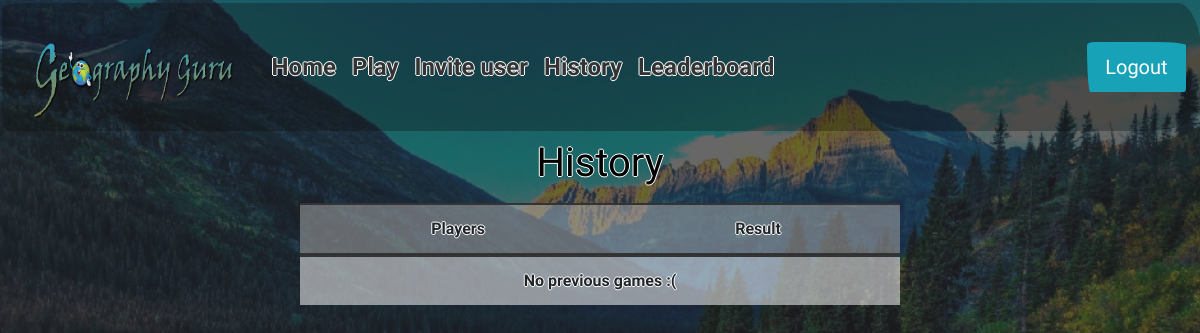
The app's page /history (signed in), older data.
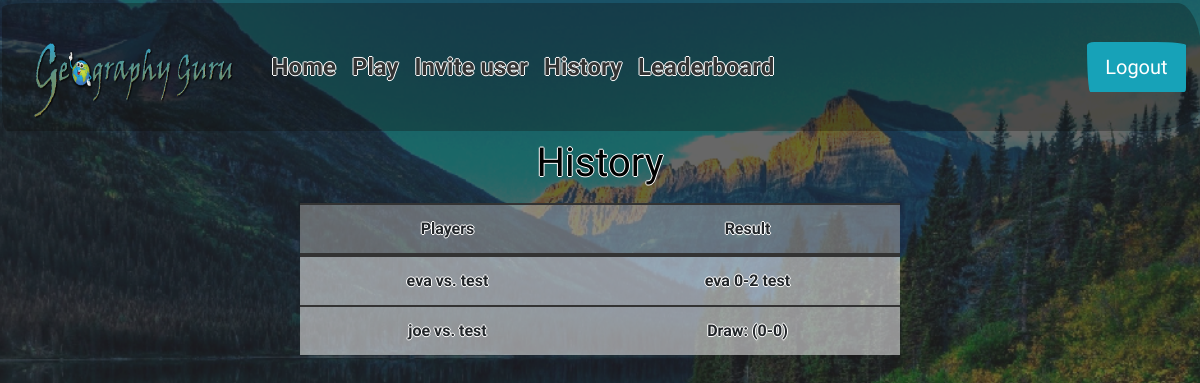
The same page, newer data.
### tables this page shows
CREATE TABLE 'games' ('game_id' integer PRIMARY KEY AUTOINCREMENT NOT NULL, 'player1_id' integer NOT NULL, 'player2_id' integer NOT NULL, 'questions' text NOT NULL, 'score' INTEGER NOT NULL DEFAULT 999, 'player1_name' text, 'player2_name' text, 'status' text NOT NULL DEFAULT 'starting');

### application.py (the view)
@app.route("/history", methods=["GET"])
@login_required
def history():
    session["score"] = 0
    session["finished"] = 0
    history = user_history(session.get("user_id"))
    for game in range(len(history)):
        matchup = find_matchup(history[game]["game_id"])
        history[game]["matchup"] = matchup[0]["player1_name"] + " vs. " + matchup[0]["player2_name"]
    return render_template("history.html", history=history)

### helpers.py (called while the page is built)
def login_required(f):
    @wraps(f)
    def decorated_function(*args, **kwargs):
        if session.get("user_id") is None:
            return redirect("/login")
        return f(*args, **kwargs)
    return decorated_function

def user_history(user_id):
    return db.execute("SELECT game_id, status FROM games WHERE (status != 'active' AND status != 'starting') AND (player1_id = :user_id OR player2_id = :user_id) ORDER BY game_id DESC LIMIT 10", user_id=session.get("user_id"))

def find_matchup(game_id):
    return db.execute("SELECT player1_name, player2_name FROM games WHERE game_id = :game_id", game_id=game_id)

### templates/history.html (shortened to what this page needs)
{% extends "layout.html" %}
{% block main %}
<b><label for="exampleTextarea"><h1>History</h1></label></b>
    <table class="table">
      <thead>
        <tr>
          <th scope="col">Players</th>
          <th scope="col">Result</th>
        </tr>
      </thead>
      {% if history %}
          {% for game in history %}
            <tr>
                <td>{{ game.matchup }}</td>
                <td>{{ game.status }}</td>
            </tr>
          {% endfor %}
        {% else %}
          <td colspan="4">No previous games :(</td>
        {% endif %}
{% endblock %}

### templates/layout.html (shortened to what this page needs)
<!DOCTYPE html>
<html lang="en">
    <head>
        <link href="https://stackpath.bootstrapcdn.com/bootswatch/4.2.1/sketchy/bootstrap.min.css" rel="stylesheet">
        <link href="{{ url_for('static', filename='styles.css') }}" rel="stylesheet"/>
    </head>
    <body class="">
        <div class="">
            {% if session.user_id %}
            <nav class="navbar navbar-expand-lg navbar-light" style="background-color: RGB(16,12,8, 0.3);">
            <a class="navbar-brand" href="{{ url_for('index') }}"><img src={{ url_for('static', filename = 'logo.png') }} width="200" height="70"></span></a>
            <div class="collapse navbar-collapse" id="navbarColor02">
              <ul class="navbar-nav mr-auto">
                <li class="nav-item active" action="{{ url_for('index') }}">
                  <a class="nav-link" href="{{ url_for('index') }}">Home<span class="sr-only">(current)</span></a>
                </li>
                <li class="nav-item">
                  <a class="nav-link" href="{{ url_for('instaplay') }}">Play</a>
                </li>
                <li class="nav-item">
                  <a class="nav-link" href="{{ url_for('find_game') }}">Invite user</a>
                </li>
                <li class="nav-item">
                  <a class="nav-link" href="{{ url_for('history') }}">History</a>
                </li>
                <li class="nav-item">
                  <a class="nav-link" href="{{ url_for('leaderboard') }}">Leaderboard</a>
                </li>
              </ul>
              <form class="form-inline my-2 my-lg-0" action="{{ url_for('logout') }}">
                <button type="submit" class="btn btn-info btn-lg">Logout</button>
              </form>
            </div>
            </nav>
            {% endif %}
                    </div>
            <main>
                {% block main %}{% endblock %}
            </main>
    </body>
</html>

### static/styles.css (style rules this page uses)
body { background-image: url("background3.png"); background-repeat: no-repeat; background-attachment: fixed; background-position: center; text-align: center; color: black; font-weight: 600; text-shadow: -1px 0 white, 0 1px white, 1px 0 white, 0 -1px white; height: 100%; background-size: cover; }
html, body { margin: 0; height: 100vh; overflow: hidden }
.navbar { min-height: 8rem; width: 100%; border: 0px solid #fff; text-align: center; margin-bottom: 0.5rem; margin-top: 0.2rem; margin-left:0.1rem; margin-right:0.1rem; }
.navbar-brand { padding: 0 15px; height: 80px; line-height: 100px; }
.navbar-brand img { height: 100%; }
@media (min-width: 768px) { .navbar-nav > li > a { padding-top: 26.5px; padding-bottom: 26.5px; line-height: 27px; font-size: 1.5rem; } }
.table { border-radius: 5px; width: 50%; margin: 0px auto; float: none; }
table { text-align: center; }
table th { background-color: #aaaaaa87; }
table td { background-color: #ffffff87; }
* { box-sizing: border-box; }
main td { text-align: center; }

Row changes from the older to the newer data that the page shows:
now on this page (row edited): games: matchup "eva vs. test", status "eva 0-2 test"
now on this page (row edited): games: matchup "joe vs. test", status "Draw: (0-0)"
Text that changed along with them:
text no longer shown: "No previous games :("
